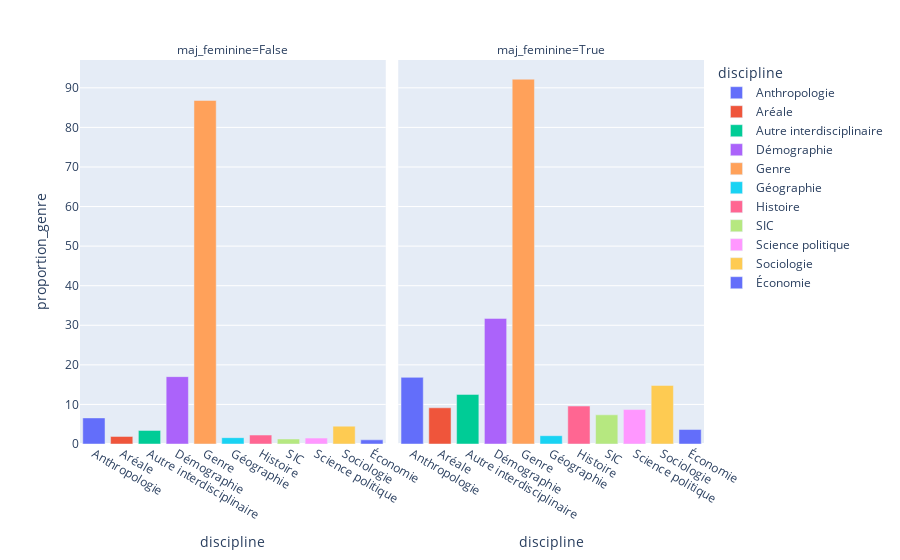

The code cell stored with this chart in its notebook:
### Markdown cell above
Pour créer des graphes composés de sous-graphes qui partagent certains axes et permettent de montrer des sous ensembles de notre jeu de donnée(_facet plots_)
> this is fucking weird
Plotly rend la création de tels graphe aisée très simple. En reprenant les exemples précédents, il suffit de spécifier le type de graphe que vous souhaitez dans les sous-graphe. En deuxième instance il suffit d'utiliser le paramètre `facet_col` qui permet de préciser quel variable utiliser pour distinguer les sous-graphes. Dans l'exemple ci dessous, on créé une grille de 2x1 pour montrer la part d'articles qui spécifie le genre en fonction de la discipline en fonction

### Code cell
proportion_par_discipline_maj_feminine = []

for (maj_fem, discipline), sub_df in df.groupby(["maj_feminine", "discipline"]):
    proportion_par_discipline_maj_feminine.append({
        "maj_feminine" : maj_fem,
        "discipline" : discipline,
        "proportion_genre" : 100 * sub_df["genre"].mean()
    })

proportion_par_discipline_maj_feminine = pd.DataFrame(
    proportion_par_discipline_maj_feminine)

# Use px.bar() to indicate that we want to create bar charts
fig = px.bar(
    proportion_par_discipline_maj_feminine,
    x="discipline",
    y="proportion_genre",
    facet_col="maj_feminine",  # Use facet_col parameter to specify which field to split graph by
    color="discipline",
    # title="Add a title here",
)
fig.show()

### Figure 1 — Plotly figure (JSON) as saved in the notebook; plotly's stock layout.template omitted (floating-point values rounded to 4 significant figures)
{"data": [{"alignmentgroup": "True", "hovertemplate": "discipline=%{x}<br>maj_feminine=False<br>proportion_genre=%{y}<extra></extra>", "legendgroup": "Anthropologie", "marker": {"color": "#636efa", "pattern": {"shape": ""}}, "name": "Anthropologie", "offsetgroup": "Anthropologie", "orientation": "v", "showlegend": true, "textposition": "auto", "type": "bar", "x": ["Anthropologie"], "xaxis": "x", "y": [6.592], "yaxis": "y"}, {"alignmentgroup": "True", "hovertemplate": "discipline=%{x}<br>maj_feminine=True<br>proportion_genre=%{y}<extra></extra>", "legendgroup": "Anthropologie", "marker": {"color": "#636efa", "pattern": {"shape": ""}}, "name": "Anthropologie", "offsetgroup": "Anthropologie", "orientation": "v", "showlegend": false, "textposition": "auto", "type": "bar", "x": ["Anthropologie"], "xaxis": "x2", "y": [16.83], "yaxis": "y2"}, {"alignmentgroup": "True", "hovertemplate": "discipline=%{x}<br>maj_feminine=False<br>proportion_genre=%{y}<extra></extra>", "legendgroup": "Aréale", "marker": {"color": "#EF553B", "pattern": {"shape": ""}}, "name": "Aréale", "offsetgroup": "Aréale", "orientation": "v", "showlegend": true, "textposition": "auto", "type": "bar", "x": ["Aréale"], "xaxis": "x", "y": [1.913], "yaxis": "y"}, {"alignmentgroup": "True", "hovertemplate": "discipline=%{x}<br>maj_feminine=True<br>proportion_genre=%{y}<extra></extra>", "legendgroup": "Aréale", "marker": {"color": "#EF553B", "pattern": {"shape": ""}}, "name": "Aréale", "offsetgroup": "Aréale", "orientation": "v", "showlegend": false, "textposition": "auto", "type": "bar", "x": ["Aréale"], "xaxis": "x2", "y": [9.149], "yaxis": "y2"}, {"alignmentgroup": "True", "hovertemplate": "discipline=%{x}<br>maj_feminine=False<br>proportion_genre=%{y}<extra></extra>", "legendgroup": "Autre interdisciplinaire", "marker": {"color": "#00cc96", "pattern": {"shape": ""}}, "name": "Autre interdisciplinaire", "offsetgroup": "Autre interdisciplinaire", "orientation": "v", "showlegend": true, "textposition": "auto", "type": "bar", "x": ["Autre interdisciplinaire"], "xaxis": "x", "y": [3.436], "yaxis": "y"}, {"alignmentgroup": "True", "hovertemplate": "discipline=%{x}<br>maj_feminine=True<br>proportion_genre=%{y}<extra></extra>", "legendgroup": "Autre interdisciplinaire", "marker": {"color": "#00cc96", "pattern": {"shape": ""}}, "name": "Autre interdisciplinaire", "offsetgroup": "Autre interdisciplinaire", "orientation": "v", "showlegend": false, "textposition": "auto", "type": "bar", "x": ["Autre interdisciplinaire"], "xaxis": "x2", "y": [12.54], "yaxis": "y2"}, {"alignmentgroup": "True", "hovertemplate": "discipline=%{x}<br>maj_feminine=False<br>proportion_genre=%{y}<extra></extra>", "legendgroup": "Démographie", "marker": {"color": "#ab63fa", "pattern": {"shape": ""}}, "name": "Démographie", "offsetgroup": "Démographie", "orientation": "v", "showlegend": true, "textposition": "auto", "type": "bar", "x": ["Démographie"], "xaxis": "x", "y": [17.02], "yaxis": "y"}, {"alignmentgroup": "True", "hovertemplate": "discipline=%{x}<br>maj_feminine=True<br>proportion_genre=%{y}<extra></extra>", "legendgroup": "Démographie", "marker": {"color": "#ab63fa", "pattern": {"shape": ""}}, "name": "Démographie", "offsetgroup": "Démographie", "orientation": "v", "showlegend": false, "textposition": "auto", "type": "bar", "x": ["Démographie"], "xaxis": "x2", "y": [31.74], "yaxis": "y2"}, {"alignmentgroup": "True", "hovertemplate": "discipline=%{x}<br>maj_feminine=False<br>proportion_genre=%{y}<extra></extra>", "legendgroup": "Genre", "marker": {"color": "#FFA15A", "pattern": {"shape": ""}}, "name": "Genre", "offsetgroup": "Genre", "orientation": "v", "showlegend": true, "textposition": "auto", "type": "bar", "x": ["Genre"], "xaxis": "x", "y": [86.8], "yaxis": "y"}, {"alignmentgroup": "True", "hovertemplate": "discipline=%{x}<br>maj_feminine=True<br>proportion_genre=%{y}<extra></extra>", "legendgroup": "Genre", "marker": {"color": "#FFA15A", "pattern": {"shape": ""}}, "name": "Genre", "offsetgroup": "Genre", "orientation": "v", "showlegend": false, "textposition": "auto", "type": "bar", "x": ["Genre"], "xaxis": "x2", "y": [92.18], "yaxis": "y2"}, {"alignmentgroup": "True", "hovertemplate": "discipline=%{x}<br>maj_feminine=False<br>proportion_genre=%{y}<extra></extra>", "legendgroup": "Géographie", "marker": {"color": "#19d3f3", "pattern": {"shape": ""}}, "name": "Géographie", "offsetgroup": "Géographie", "orientation": "v", "showlegend": true, "textposition": "auto", "type": "bar", "x": ["Géographie"], "xaxis": "x", "y": [1.599], "yaxis": "y"}, {"alignmentgroup": "True", "hovertemplate": "discipline=%{x}<br>maj_feminine=True<br>proportion_genre=%{y}<extra></extra>", "legendgroup": "Géographie", "marker": {"color": "#19d3f3", "pattern": {"shape": ""}}, "name": "Géographie", "offsetgroup": "Géographie", "orientation": "v", "showlegend": false, "textposition": "auto", "type": "bar", "x": ["Géographie"], "xaxis": "x2", "y": [2.1], "yaxis": "y2"}, {"alignmentgroup": "True", "hovertemplate": "discipline=%{x}<br>maj_feminine=False<br>proportion_genre=%{y}<extra></extra>", "legendgroup": "Histoire", "marker": {"color": "#FF6692", "pattern": {"shape": ""}}, "name": "Histoire", "offsetgroup": "Histoire", "orientation": "v", "showlegend": true, "textposition": "auto", "type": "bar", "x": ["Histoire"], "xaxis": "x", "y": [2.262], "yaxis": "y"}, {"alignmentgroup": "True", "hovertemplate": "discipline=%{x}<br>maj_feminine=True<br>proportion_genre=%{y}<extra></extra>", "legendgroup": "Histoire", "marker": {"color": "#FF6692", "pattern": {"shape": ""}}, "name": "Histoire", "offsetgroup": "Histoire", "orientation": "v", "showlegend": false, "textposition": "auto", "type": "bar", "x": ["Histoire"], "xaxis": "x2", "y": [9.59], "yaxis": "y2"}, {"alignmentgroup": "True", "hovertemplate": "discipline=%{x}<br>maj_feminine=False<br>proportion_genre=%{y}<extra></extra>", "legendgroup": "SIC", "marker": {"color": "#B6E880", "pattern": {"shape": ""}}, "name": "SIC", "offsetgroup": "SIC", "orientation": "v", "showlegend": true, "textposition": "auto", "type": "bar", "x": ["SIC"], "xaxis": "x", "y": [1.265], "yaxis": "y"}, {"alignmentgroup": "True", "hovertemplate": "discipline=%{x}<br>maj_feminine=True<br>proportion_genre=%{y}<extra></extra>", "legendgroup": "SIC", "marker": {"color": "#B6E880", "pattern": {"shape": ""}}, "name": "SIC", "offsetgroup": "SIC", "orientation": "v", "showlegend": false, "textposition": "auto", "type": "bar", "x": ["SIC"], "xaxis": "x2", "y": [7.371], "yaxis": "y2"}, {"alignmentgroup": "True", "hovertemplate": "discipline=%{x}<br>maj_feminine=False<br>proportion_genre=%{y}<extra></extra>", "legendgroup": "Science politique", "marker": {"color": "#FF97FF", "pattern": {"shape": ""}}, "name": "Science politique", "offsetgroup": "Science politique", "orientation": "v", "showlegend": true, "textposition": "auto", "type": "bar", "x": ["Science politique"], "xaxis": "x", "y": [1.496], "yaxis": "y"}, {"alignmentgroup": "True", "hovertemplate": "discipline=%{x}<br>maj_feminine=True<br>proportion_genre=%{y}<extra></extra>", "legendgroup": "Science politique", "marker": {"color": "#FF97FF", "pattern": {"shape": ""}}, "name": "Science politique", "offsetgroup": "Science politique", "orientation": "v", "showlegend": false, "textposition": "auto", "type": "bar", "x": ["Science politique"], "xaxis": "x2", "y": [8.706], "yaxis": "y2"}, {"alignmentgroup": "True", "hovertemplate": "discipline=%{x}<br>maj_feminine=False<br>proportion_genre=%{y}<extra></extra>", "legendgroup": "Sociologie", "marker": {"color": "#FECB52", "pattern": {"shape": ""}}, "name": "Sociologie", "offsetgroup": "Sociologie", "orientation": "v", "showlegend": true, "textposition": "auto", "type": "bar", "x": ["Sociologie"], "xaxis": "x", "y": [4.509], "yaxis": "y"}, {"alignmentgroup": "True", "hovertemplate": "discipline=%{x}<br>maj_feminine=True<br>proportion_genre=%{y}<extra></extra>", "legendgroup": "Sociologie", "marker": {"color": "#FECB52", "pattern": {"shape": ""}}, "name": "Sociologie", "offsetgroup": "Sociologie", "orientation": "v", "showlegend": false, "textposition": "auto", "type": "bar", "x": ["Sociologie"], "xaxis": "x2", "y": [14.8], "yaxis": "y2"}, {"alignmentgroup": "True", "hovertemplate": "discipline=%{x}<br>maj_feminine=False<br>proportion_genre=%{y}<extra></extra>", "legendgroup": "Économie", "marker": {"color": "#636efa", "pattern": {"shape": ""}}, "name": "Économie", "offsetgroup": "Économie", "orientation": "v", "showlegend": true, "textposition": "auto", "type": "bar", "x": ["Économie"], "xaxis": "x", "y": [1.056], "yaxis": "y"}, {"alignmentgroup": "True", "hovertemplate": "discipline=%{x}<br>maj_feminine=True<br>proportion_genre=%{y}<extra></extra>", "legendgroup": "Économie", "marker": {"color": "#636efa", "pattern": {"shape": ""}}, "name": "Économie", "offsetgroup": "Économie", "orientation": "v", "showlegend": false, "textposition": "auto", "type": "bar", "x": ["Économie"], "xaxis": "x2", "y": [3.657], "yaxis": "y2"}], "layout": {"annotations": [{"font": {}, "showarrow": false, "text": "maj_feminine=False", "x": 0.245, "xanchor": "center", "xref": "paper", "y": 1, "yanchor": "bottom", "yref": "paper"}, {"font": {}, "showarrow": false, "text": "maj_feminine=True", "x": 0.755, "xanchor": "center", "xref": "paper", "y": 1, "yanchor": "bottom", "yref": "paper"}], "barmode": "relative", "legend": {"title": {"text": "discipline"}, "tracegroupgap": 0}, "margin": {"t": 60}, "xaxis": {"anchor": "y", "categoryarray": ["Anthropologie", "Aréale", "Autre interdisciplinaire", "Démographie", "Genre", "Géographie", "Histoire", "SIC", "Science politique", "Sociologie", "Économie"], "categoryorder": "array", "domain": [0, 0.49], "title": {"text": "discipline"}}, "xaxis2": {"anchor": "y2", "categoryarray": ["Anthropologie", "Aréale", "Autre interdisciplinaire", "Démographie", "Genre", "Géographie", "Histoire", "SIC", "Science politique", "Sociologie", "Économie"], "categoryorder": "array", "domain": [0.51, 1], "matches": "x", "title": {"text": "discipline"}}, "yaxis": {"anchor": "x", "domain": [0, 1], "title": {"text": "proportion_genre"}}, "yaxis2": {"anchor": "x2", "domain": [0, 1], "matches": "y", "showticklabels": false}}}
